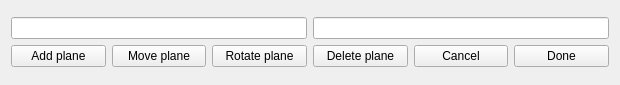
<?xml version="1.0" encoding="UTF-8"?>
<ui version="4.0">
 <class>EditControlForm</class>
 <widget class="QWidget" name="EditControlForm">
  <property name="geometry">
   <rect>
    <x>0</x>
    <y>0</y>
    <width>620</width>
    <height>85</height>
   </rect>
  </property>
  <property name="windowTitle">
   <string>Form</string>
  </property>
  <layout class="QGridLayout" name="gridLayout">
   <item row="0" column="0">
    <layout class="QVBoxLayout" name="verticalLayout">
     <item>
      <layout class="QHBoxLayout" name="horizontalLayout_2">
       <item>
        <widget class="QLineEdit" name="infoLineEdit">
         <property name="readOnly">
          <bool>true</bool>
         </property>
        </widget>
       </item>
       <item>
        <widget class="QLineEdit" name="statusLineEdit">
         <property name="readOnly">
          <bool>true</bool>
         </property>
        </widget>
       </item>
      </layout>
     </item>
     <item>
      <layout class="QHBoxLayout" name="horizontalLayout">
       <item>
        <widget class="QPushButton" name="addPlaneButton">
         <property name="toolTip">
          <string>Press and hover the mouse over your grid</string>
         </property>
         <property name="whatsThis">
          <string>Press and hover the mouse over your grid</string>
         </property>
         <property name="text">
          <string>Add plane</string>
         </property>
        </widget>
       </item>
       <item>
        <widget class="QPushButton" name="movePlaneButton">
         <property name="toolTip">
          <string>Press and follow the instructions in the text box above</string>
         </property>
         <property name="whatsThis">
          <string/>
         </property>
         <property name="text">
          <string>Move plane</string>
         </property>
        </widget>
       </item>
       <item>
        <widget class="QPushButton" name="rotatePlaneButton">
         <property name="toolTip">
          <string>Press and follow the instructions in the text box above</string>
         </property>
         <property name="text">
          <string>Rotate plane</string>
         </property>
        </widget>
       </item>
       <item>
        <widget class="QPushButton" name="deletePlaneButton">
         <property name="toolTip">
          <string>Press and follow the instructions in the text box above</string>
         </property>
         <property name="text">
          <string>Delete plane</string>
         </property>
        </widget>
       </item>
       <item>
        <widget class="QPushButton" name="cancelButton">
         <property name="toolTip">
          <string>Cancel the current operation</string>
         </property>
         <property name="text">
          <string>Cancel</string>
         </property>
        </widget>
       </item>
       <item>
        <widget class="QPushButton" name="doneButton">
         <property name="toolTip">
          <string>Finish editing the planes ; start playing</string>
         </property>
         <property name="text">
          <string>Done</string>
         </property>
        </widget>
       </item>
      </layout>
     </item>
    </layout>
   </item>
  </layout>
 </widget>
 <resources/>
 <connections/>
</ui>
